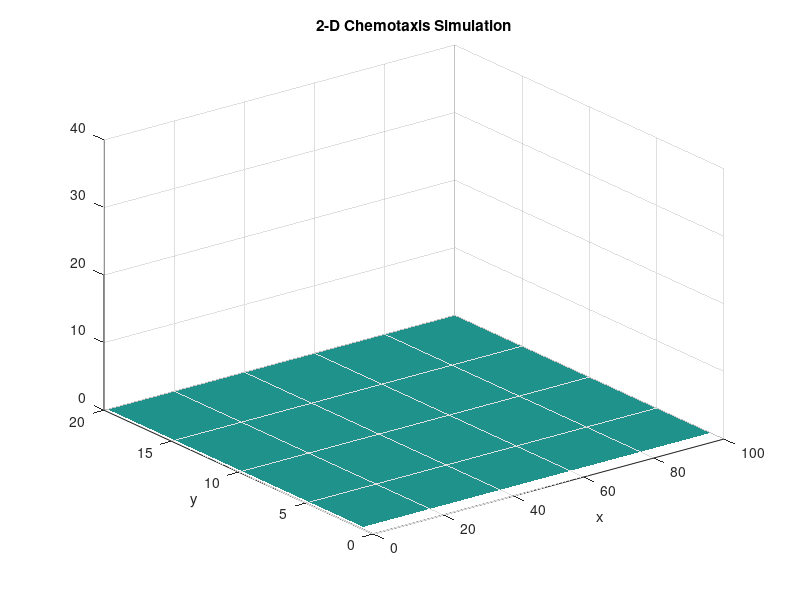

Write MATLAB code to recreate this figure. (Note: this script raises an error after producing the figure.)
%% Chemotaxis2D.m
% Simulates the two dimensional chemotaxis equations:
%   U_t = div(grad U - U grad V)
%   V_t = kappa*Lap V + U - V
%
% Returns the spacetime data for the bacteria concentration (U) and the
% chemical concentration (V)
% [U,V] = Chemotaxis1D('parameter1', value1, 'parameter2', value2, ...)
%   -This function takes in a variable number of parameters, if a parameter
%   is not specified, the simulation will run with a predetermined default
%   value
%
% Parameters:
%   'U0'        -The initial condition for U, this must be an MxN matrix
%               that corresponds to the initial concentration profile of
%               the bacteria
%               default: [1.1; ones(N-1,1)]
%   'V0'        -The initial condition for V, this must be an MxN matrix
%               that corresponds to the initial concentration profile of
%               the chemical
%               default: ones(N,1)
%   'b'         -The chemotactic sensitivity, this must be a positive
%               scalar
%               default: 1.01
%   'kappa'     -The relative diffusifity of the chemical in comparison
%               with to the bacteria, this must be a positive scalar
%               default: 1
%   'dt'        -The simulation timestep, i.e. time between consecutive
%               simulation steps, this must be a positive scalar
%               default: .01
%   'dx'        -The grid cell size in the x direction, i.e. the distance 
%               between consecutive horizontal grid points, this must be a 
%               positive scalar
%               default: .1
%   'dy'        -The grid cell size in the y direction, i.e. the distance 
%               between consecutive vertical grid points, this must be a
%               positive scalar
%               default: .1
%   'numsteps'  -The number of timesteps to take, this must be a positive
%               integer
%               default: 10000
%   'N'         -The grid size in the x direction, i.e. the number of
%               horizontal grid cells, this must be a positive integer
%               default: 1000
%   'M'         -The grid size in the y direction, i.e. the number of
%               vertical grid cells, this must be a positive integer
%               default: 1000
%   'graph'     -Option to animate the simulation results
%               default: true
%   'saveData'  -Option to save the results of the simulation in a file
%               named 'CrankNicolsonChemotaxisData_new.mat', this must be a
%               Boolean value
%               default: false

function varargout = Chemotaxis2D(varargin)
    %% Defaults
    %default model parameters
    kappa = 1;

    %default simulation parameters
    dt = .01; numsteps = 11300;
    dx = 1; N = 100;
    dy = 1; M = 20;
    
    U0init = false; V0init = false;
    Ninit = false; Minit = false;
    saveData = false;
    graph = true;

    %% Input and Error handling
    for i=1:floor(nargin/2)
        switch upper(varargin{2*i-1})
            % initial conditions
            case 'U0'
                U0 = varargin{2*i};
                U0init = true;
                if V0init && min(size(U0) ~= size(V0))
                    err = MException('Input:Overdefined', ...
                    'The dimensions of U0 and V0 must be consistent');
                    throw(err)
                end
                U0s = size(U0);
                if Ninit && N ~= U0s(2)
                    err = MException('Input:Overdefined', ...
                    'The value of N that you specified is inconsistent with the dimensions of U0');
                    throw(err)
                end
                if Minit && M ~= U0s(1)
                    err = MException('Input:Overdefined', ...
                    'The value of M that you specified is inconsistent with the dimensions of U0');
                    throw(err)
                end
                N = U0s(2);
                M = U0s(1);
                clear V0s U0s
            case 'V0'
                V0 = varargin{2*i};
                V0init = true;
                if U0init && min(size(U0) ~= size(V0))
                    err = MException('Input:Overdefined', ...
                    'The dimensions of U0 and V0 must be consistent');
                    throw(err)
                end
                V0s = size(U0);
                if Ninit && N ~= V0s(2)
                    err = MException('Input:Overdefined', ...
                    'The value of N that you specified is inconsistent with the dimensions of U0');
                    throw(err)
                end
                if Minit && M ~= V0s(1)
                    err = MException('Input:Overdefined', ...
                    'The value of M that you specified is inconsistent with the dimensions of U0');
                    throw(err)
                end
                N = V0s(2);
                M = V0s(1);
                clear V0s U0s
            % model parameters
            case 'B'
                b = varargin{2*i};
            case 'KAPPA'
                kappa = varargin{2*i};
            % simulation parameters
            case 'DT'
                dt = varargin{2*i};
            case 'DX'
                dx = varargin{2*i};
            case 'DY'
                dy = varargin{2*i};
            case 'NUMSTEPS'
                numsteps = varargin{2*i};
            case 'N'
                N = varargin{2*i};
                Ninit = true;
                if U0init
                U0s = size(U0);
                end
                if V0init
                    V0s = size(V0);
                end
                if (U0init && U0s(2) ~= N) || (V0init && V0s(2) ~= N)
                    err = MException('Input:Overdefined', ...
                    'The value of N that you specified is inconsistent with the dimensions of the initial conditions');
                    throw(err)
                end
                clear U0s V0s
            case 'M'
                M = varargin{2*i};
                Minit = true;
                if U0init
                    U0s = size(U0);
                end
                if V0init
                    V0s = size(V0);
                end
                if (U0init && U0s(1) ~= M) || (V0init && V0s(1) ~= M)
                    err = MException('Input:Overdefined', ...
                    'The value of M that you specified is inconsistent with the dimensions of the initial conditions');
                    throw(err)
                end
                clear U0s V0s
            case 'SAVEDATA'
                saveData = varargin{2*i};
            case 'GRAPH'
                graph = varargin{2*i};
            otherwise
                warning(['Argument ' num2str(2*i-1) ' is not a valid parameter name'])
        end
    end
    
    %default initial conditions
    if ~U0init
        U0 = ones(M,N)*2;
        U0(:,1) = U0(:,1) + .01;
%         U0(floor(end/2)-2:floor(end/2)+2,floor(end/2)-2:floor(end/2)+2) = U0(floor(end/2)-2:floor(end/2)+2,floor(end/2)-2:floor(end/2)+2) + .2;
    end
    if ~V0init
        V0 = ones(M,N)*2;
    end
    
    nSaveStep = floor(numsteps/100);
    numsteps = nSaveStep*100;
    
    if graph
        [Top, UPlot] = initgraphics(N,M,dx,dy);
    end
    
    %% Prepare the Matrices
    % initialize the solution matrices
    U = U0; V = V0;
    
    if saveData
        U_ = zeros(M,N,floor(numsteps/nSaveStep)); V_ = zeros(M,N,floor(numsteps/nSaveStep));
    end
    
    
    %prepare the operator matrices
    Dx = derivative(dx,N,'symmetric','Neumann'); Dy = derivative(dy,M,'symmetric','periodic');
    Lx = laplacian(dx,N,'Neumann'); Ly = laplacian(dy,M,'periodic');

    [L_Diff_Ux, U_Diff_Ux, ~] = lu(speye(N)-dt/2*Lx);
    [L_Diff_Uy, U_Diff_Uy, ~] = lu(speye(M)-dt/2*Ly);
    [L_Diff_Vx, U_Diff_Vx, ~] = lu(speye(N)-dt/2*kappa*Lx);
    [L_Diff_Vy, U_Diff_Vy, ~] = lu(speye(M)-dt/2*kappa*Ly);

%     Diffuse_Ux = speye(N)+dt/2*Lx;
%     Diffuse_Uy = speye(M)+dt/2*Ly;
%     Diffuse_Vx = speye(N)+dt/2*kappa*Lx;
%     Diffuse_Vy = speye(M)+dt/2*kappa*Ly;


    %% Simulate
    %Crank-Nicolson Method
    nstep = 1;
    while nstep<=numsteps
        nstep = nstep+1;
        %Implicit Euler Half Diffusion
        U = (U/U_Diff_Ux)/L_Diff_Ux;
        V = (V/U_Diff_Vx)/L_Diff_Vx;
          
        U = U_Diff_Uy\(L_Diff_Uy\U);
        V = U_Diff_Vy\(L_Diff_Vy\V);
        
        %Explicit Euler Non Linear and Cross Terms
        U = U - dt*((V*Dx').*U)*Dx';
        U = U - dt*Dy*((Dy*V).*U);
        
        V = V + dt*(U-V);
        
        %Implicit Euler Half Diffusion
        U = (U/U_Diff_Ux)/L_Diff_Ux;
        V = (V/U_Diff_Vx)/L_Diff_Vx;
          
        U = U_Diff_Uy\(L_Diff_Uy\U);
        V = U_Diff_Vy\(L_Diff_Vy\V);
        
        %split the data into multiple parts
        if isnan(U(1,1)) || U(1,1) == Inf || U(1,1) == -Inf
            numsteps = nstep;
            U = U_(:,:,1:floor(nstep/nSaveStep));
            V = V_(:,:,1:floor(nstep/nSaveStep));
            break
        end
        if graph && mod(nstep,floor(1/(2*dt)))==0
            set(UPlot,'zdata',U)
            set(Top,'string',sprintf('t = %6.2f',dt*nstep))
            drawnow
        end
        if mod(nstep,nSaveStep)==0            
            if saveData
                i=nstep/nSaveStep;
                U_(:,:,i)=U;
                V_(:,:,i)=V;
            end
        end
    end
    
    %% Save Data
    if saveData
        U = U_;
        V = V_;
        clear U_ V_
        
        x = dx:dx:dx*N;
        y = dy:dy:dy*M;
        t = nSaveStep*dt:nSaveStep*dt:dt*numsteps;
        
        save('Data/2DChemotaxisData_new.mat','U','V','x','y','t','dx','dy','dt','b','kappa')
    end
    
    %% Construct output
    switch nargout
        case 0
            %do nothing
        case 2
            varargout = {U, V};
        otherwise
            err = MException('Output:Unsupported', ...
                    ['This function is unsupported for ' ...
                    num2str(nargout) ' output arguments']);
            throw(err)
    end
end

%% Helper Functions
function [Top,UPlot] = initgraphics(N,M,dx,dy)
   figure
   clf
   shg
   set(gcf,'numbertitle','off','name','2-D Chemotaxis Simulation')
   UPlot = surf(dx:dx:N*dx,dy:dy:M*dy,zeros(M,N));
   shading interp
   axis([0 dx*N 0 dy*M 0 40])
   xlabel('x')
   ylabel('y')
   Top = title('2-D Chemotaxis Simulation');
end